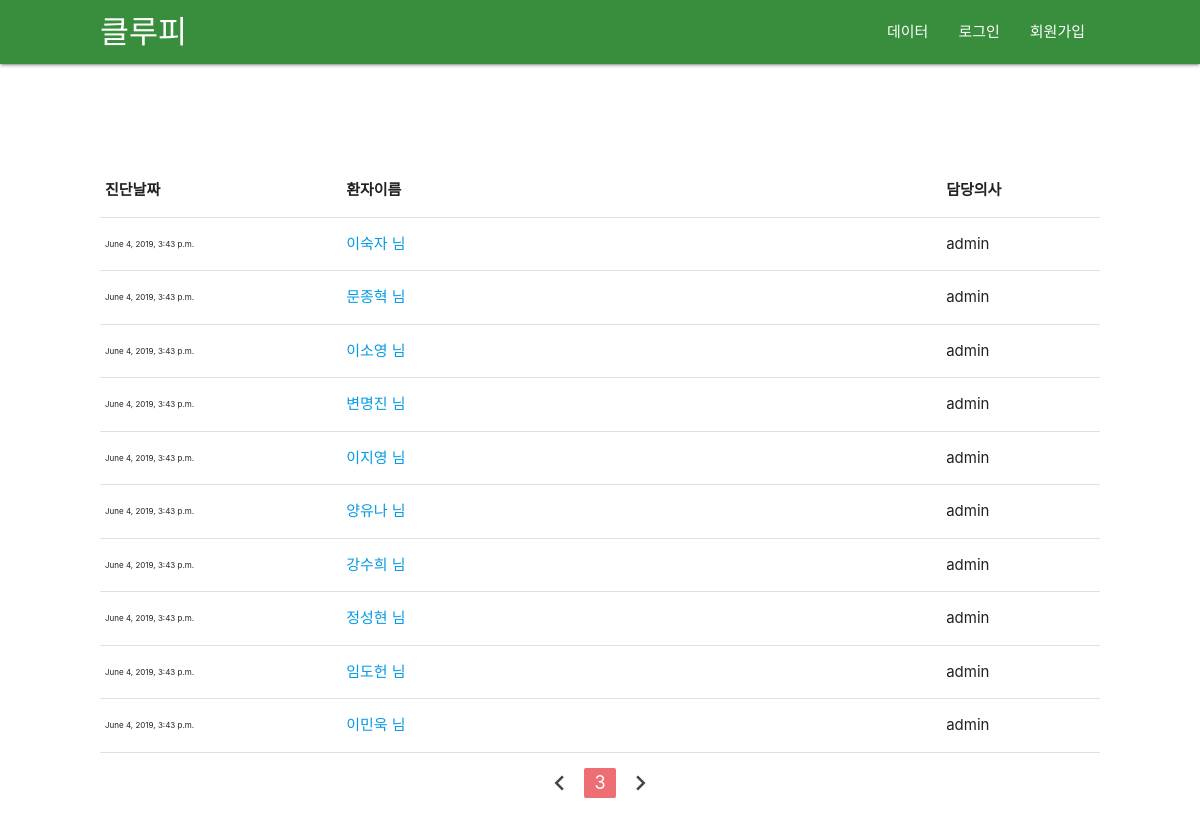
Page /list/?page=3 on the committed database.
### scoring/models.py (models this page shows, shortened)
class ScoreList(models.Model):
    user = models.ForeignKey(User, on_delete=models.CASCADE, null=True) # 담당의
    name = models.CharField(max_length=200,null=True) # 성명
    gender = models.IntegerField(null=True) # 성별
    age = models.IntegerField(null=True) # 연령
    blood_type = models.IntegerField(null=True) # 혈액형
    height = models.FloatField(null=True) # 신장
    weight = models.FloatField(null=True) # 몸무게
    past_diagnostic_record = models.IntegerField(null=True) # 과거력
    pub_date = models.DateTimeField(null=True) # 진달일
    score = models.IntegerField(null=True) # 점수
    pass_or_fail = models.BooleanField(null=True) # 치매여부
    ASF = models.FloatField(null=True) # 두개골과 두뇌사이 공간
    nWBV = models.FloatField(null=True) # 전체 뇌용량 정규화
    eTIV = models.IntegerField(null=True) # 추정 내척추수액
    CDR = models.FloatField(null=True) # 임상 치매 평가
    MMSE = models.FloatField(null=True) # 간이 정신 상태 검사
    SES = models.FloatField(null=True) # 사화족 지위
    educ = models.IntegerField(null=True) # 교육 기간
    MR_delay = models.IntegerField(null=True) # 딜레이
    hand = models.IntegerField(null=True) # 손잡이
    test = models.BooleanField(null=True) # 테스트

### scoring/views.py (the view)
# urls.py: path('list/', scoring.views.list, name='list'),
def list(request):
    subjects = ScoreList.objects.all().order_by('-id').filter(test=None)
    paginator = Paginator(subjects, 10)
    try:
        page = request.GET.get('page', 1)
    except PageNotAnInteger:
        page = 1
    lists = paginator.get_page(page)
    return render(request, 'list.html', {'lists':lists})

### scoring/templates/list.html
{% extends "base.html" %}
{% block content %}
{% load static %}
<section class="patient-list">
    <div class="con">
        <table class="highlight">
            <thead>
                <tr>
                    <th>진단날짜</th>
                    <th>환자이름</th>
                    <th>담당의사</th>
                </tr>
            </thead>
            <tbody>
                {% for list in lists %}
                <tr>
                    <td style="font-size: 8px;">{{ list.pub_date }}</td>
                    <td style="width: 60%"><a href="{% url 'result' list.id%}">{{ list.name }} 님</a></td>
                    <td>{{ list.user.username }}</td>
                </tr>
                {% endfor %}
            </tbody>
        </table>
        <div>
            <ul class="pagination" style="display: flex; justify-content:center;">
                {% if lists.has_previous %}
                <li class="waves-effect"><a href="?page={{lists.previous_page_number}}"><i class="material-icons">chevron_left</i></a></li>
                {% else %}
                <li class="disabled"><a href="#!"><i class="material-icons">chevron_left</i></a></li>
                {% endif %}
                <li class="active"><a href="#!">{{lists.number}}</a></li>
                {% if lists.has_next %}
                <li class="waves-effect"><a href="?page={{lists.next_page_number}}"><i class="material-icons">chevron_right</i></a></li>
                {% else %}
                <li class="disabled"><a href="#!"><i class="material-icons">chevron_right</i></a></li>
                {% endif %}
            </ul>
        </div>
    </div>
</section>
{% endblock content %}

### scoring/static/css/style.css (style rules this page uses)
.patient-list { padding-top: 100px; padding-bottom: 100px; width: 100%; display: flex; justify-content: center; }
.patient-list .con { width: 1000px; }

### rows in the picture
ScoreList: pub_date "June 4, 2019, 3:43 p.m.", name "이숙자", user.username "admin"
ScoreList: pub_date "June 4, 2019, 3:43 p.m.", name "문종혁", user.username "admin"
ScoreList: pub_date "June 4, 2019, 3:43 p.m.", name "이소영", user.username "admin"
ScoreList: pub_date "June 4, 2019, 3:43 p.m.", name "변명진", user.username "admin"
ScoreList: pub_date "June 4, 2019, 3:43 p.m.", name "이지영", user.username "admin"
ScoreList: pub_date "June 4, 2019, 3:43 p.m.", name "양유나", user.username "admin"
ScoreList: pub_date "June 4, 2019, 3:43 p.m.", name "강수희", user.username "admin"
ScoreList: pub_date "June 4, 2019, 3:43 p.m.", name "정성현", user.username "admin"
ScoreList: pub_date "June 4, 2019, 3:43 p.m.", name "임도헌", user.username "admin"
ScoreList: pub_date "June 4, 2019, 3:43 p.m.", name "이민욱", user.username "admin"

### other values in the picture
{{ lists.number }} "3"
